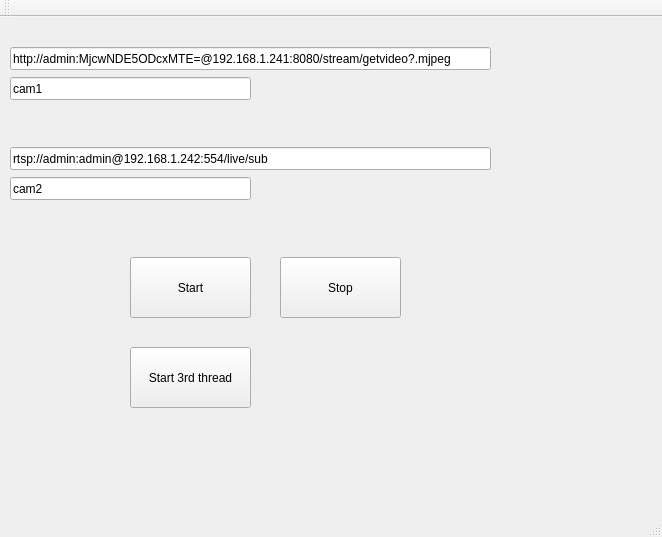
<?xml version="1.0" encoding="UTF-8"?>
<ui version="4.0">
 <class>MainWindow</class>
 <widget class="QMainWindow" name="MainWindow">
  <property name="geometry">
   <rect>
    <x>0</x>
    <y>0</y>
    <width>662</width>
    <height>537</height>
   </rect>
  </property>
  <property name="windowTitle">
   <string>MainWindow</string>
  </property>
  <widget class="QWidget" name="centralWidget">
   <widget class="QLineEdit" name="ip_cam1">
    <property name="geometry">
     <rect>
      <x>10</x>
      <y>30</y>
      <width>481</width>
      <height>23</height>
     </rect>
    </property>
    <property name="text">
     <string>http://admin:MjcwNDE5ODcxMTE=@192.168.1.241:8080/stream/getvideo?.mjpeg</string>
    </property>
   </widget>
   <widget class="QLineEdit" name="name_cam1">
    <property name="geometry">
     <rect>
      <x>10</x>
      <y>60</y>
      <width>241</width>
      <height>23</height>
     </rect>
    </property>
    <property name="text">
     <string>cam1</string>
    </property>
   </widget>
   <widget class="QLineEdit" name="ip_cam2">
    <property name="geometry">
     <rect>
      <x>10</x>
      <y>130</y>
      <width>481</width>
      <height>23</height>
     </rect>
    </property>
    <property name="text">
     <string>rtsp://admin:admin@192.168.1.242:554/live/sub</string>
    </property>
   </widget>
   <widget class="QLineEdit" name="name_cam2">
    <property name="geometry">
     <rect>
      <x>10</x>
      <y>160</y>
      <width>241</width>
      <height>23</height>
     </rect>
    </property>
    <property name="text">
     <string>cam2</string>
    </property>
   </widget>
   <widget class="QPushButton" name="button_start">
    <property name="geometry">
     <rect>
      <x>130</x>
      <y>240</y>
      <width>121</width>
      <height>61</height>
     </rect>
    </property>
    <property name="text">
     <string>Start</string>
    </property>
   </widget>
   <widget class="QPushButton" name="button_stop">
    <property name="geometry">
     <rect>
      <x>280</x>
      <y>240</y>
      <width>121</width>
      <height>61</height>
     </rect>
    </property>
    <property name="text">
     <string>Stop</string>
    </property>
   </widget>
   <widget class="QPushButton" name="button_start_2">
    <property name="geometry">
     <rect>
      <x>130</x>
      <y>330</y>
      <width>121</width>
      <height>61</height>
     </rect>
    </property>
    <property name="text">
     <string>Start 3rd thread</string>
    </property>
   </widget>
  </widget>
  <widget class="QMenuBar" name="menuBar">
   <property name="geometry">
    <rect>
     <x>0</x>
     <y>0</y>
     <width>662</width>
     <height>20</height>
    </rect>
   </property>
  </widget>
  <widget class="QToolBar" name="mainToolBar">
   <attribute name="toolBarArea">
    <enum>TopToolBarArea</enum>
   </attribute>
   <attribute name="toolBarBreak">
    <bool>false</bool>
   </attribute>
  </widget>
  <widget class="QStatusBar" name="statusBar"/>
 </widget>
 <layoutdefault spacing="6" margin="11"/>
 <resources/>
 <connections/>
</ui>
